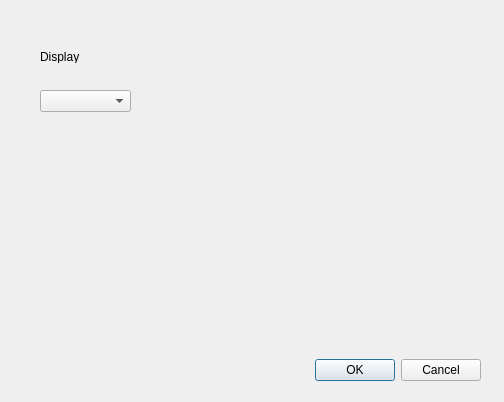
<?xml version="1.0" encoding="UTF-8"?>
<ui version="4.0">
 <class>OptionDialog</class>
 <widget class="QDialog" name="OptionDialog">
  <property name="geometry">
   <rect>
    <x>0</x>
    <y>0</y>
    <width>504</width>
    <height>402</height>
   </rect>
  </property>
  <property name="windowTitle">
   <string>Dialog</string>
  </property>
  <widget class="QDialogButtonBox" name="buttonBox">
   <property name="geometry">
    <rect>
     <x>260</x>
     <y>350</y>
     <width>221</width>
     <height>41</height>
    </rect>
   </property>
   <property name="orientation">
    <enum>Qt::Horizontal</enum>
   </property>
   <property name="standardButtons">
    <set>QDialogButtonBox::Cancel|QDialogButtonBox::Ok</set>
   </property>
  </widget>
  <widget class="QComboBox" name="comboBox">
   <property name="geometry">
    <rect>
     <x>40</x>
     <y>90</y>
     <width>91</width>
     <height>22</height>
    </rect>
   </property>
  </widget>
  <widget class="QLabel" name="label">
   <property name="geometry">
    <rect>
     <x>40</x>
     <y>50</y>
     <width>47</width>
     <height>13</height>
    </rect>
   </property>
   <property name="text">
    <string>Display</string>
   </property>
  </widget>
 </widget>
 <resources/>
 <connections>
  <connection>
   <sender>buttonBox</sender>
   <signal>accepted()</signal>
   <receiver>OptionDialog</receiver>
   <slot>accept()</slot>
   <hints>
    <hint type="sourcelabel">
     <x>248</x>
     <y>254</y>
    </hint>
    <hint type="destinationlabel">
     <x>157</x>
     <y>274</y>
    </hint>
   </hints>
  </connection>
  <connection>
   <sender>buttonBox</sender>
   <signal>rejected()</signal>
   <receiver>OptionDialog</receiver>
   <slot>reject()</slot>
   <hints>
    <hint type="sourcelabel">
     <x>316</x>
     <y>260</y>
    </hint>
    <hint type="destinationlabel">
     <x>286</x>
     <y>274</y>
    </hint>
   </hints>
  </connection>
 </connections>
</ui>
